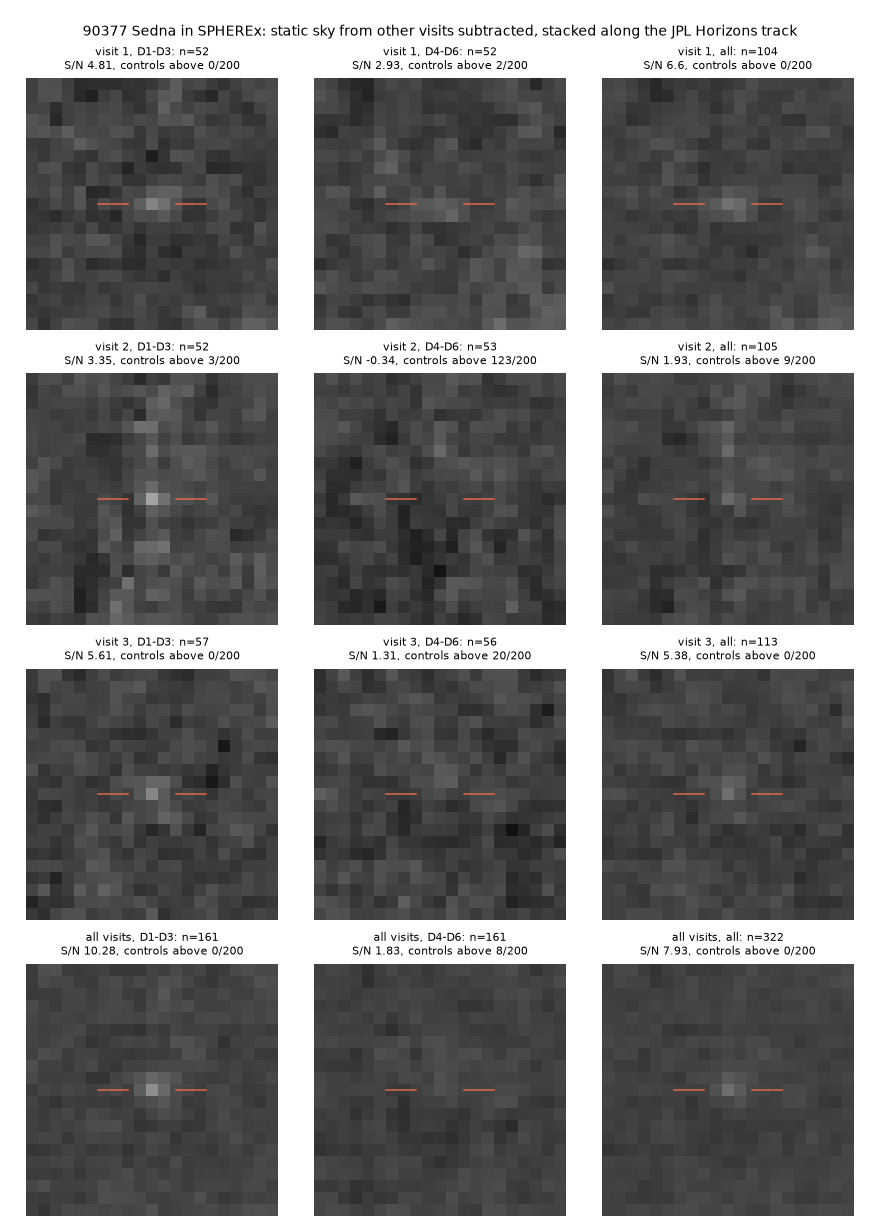

The Python source for this figure:
"""Can SPHEREx see 90377 Sedna if we stack every exposure along its known track?

Sedna (V about 20.8 at 83 au) should be far below one exposure's reach. Near
quadrature, where SPHEREx looks, it moves only a few pixels within a visit, so the
stars around it cannot be rejected by stacking that visit alone. This probe:

1. asks JPL Horizons where Sedna was, seen from SPHEREx, at every exposure covering it;
2. builds, for each visit and detector, an image of the static sky over Sedna's path
   from exposures of the same patch taken in other visits, months away, when Sedna
   was degrees off (median, each exposure in units of its own noise);
3. resamples every Sedna exposure on the same large grid, subtracts that static sky,
   and cuts a stamp centred on Sedna at the exposure's instant;
4. stacks the stamps with outlier rejection, per visit and for all visits.

Control: the same stamps cut along 200 tracks with Sedna's motion, shifted 1-4
arcmin in random directions, give the spread of "detections" where nothing is.

Code written with AI assistance (Claude); see AI_USAGE.md.
"""
import json
import sys
import warnings
from concurrent.futures import ThreadPoolExecutor
from pathlib import Path

import matplotlib

matplotlib.use("Agg")
import matplotlib.pyplot as plt
import numpy as np
from scipy.ndimage import map_coordinates

sys.path.insert(0, str(Path(__file__).resolve().parents[1] / "service"))
warnings.filterwarnings("ignore")
from sedna.archive import horizons  # noqa: E402
from sedna.archive.cutout import read_cutout  # noqa: E402
from sedna.archive.skyindex import SkyIndex  # noqa: E402
from sedna.focus_service import body_visits  # noqa: E402
from sedna.science.stack import Grid, resample, robust_mean  # noqa: E402

IDENT = "90377"
BIG = 121  # static-sky grid per visit, 12.4 arcmin: Sedna's path within a visit plus the control offsets
STAMP = 21
CONTROLS = 200
rng = np.random.default_rng(3)

ix = SkyIndex.load()
visits = body_visits(ix, IDENT, detectors=(1, 2, 3, 4, 5, 6))
hits = [h for v in visits for h in v]
eph = horizons.at_times(IDENT, [h.mjd for h in hits])
track = {id(h): (float(eph["ra"][i]), float(eph["dec"][i])) for i, h in enumerate(hits)}
print(f"Sedna: {len(visits)} visits, {len(hits)} detector images, {np.median(eph['delta']):.1f} au")
angles = rng.uniform(0, 2 * np.pi, CONTROLS)
radii = rng.uniform(60, 240, CONTROLS)  # arcsec


def normalised(cut):
    f = np.isfinite(cut.image)
    if f.mean() < 0.5:
        return None
    med = np.median(cut.image[f])
    noise = 1.4826 * np.median(np.abs(cut.image[f] - med))
    if not noise > 0:
        return None
    cut.image = ((cut.image - med) / noise).astype(np.float32)
    return cut


def on_grid(h, grid, centre):
    try:
        cut = read_cutout(h.key, *centre, half=int(BIG * 0.75) + 4)
    except Exception:
        return None
    if cut is None or normalised(cut) is None:
        return None
    return resample(cut, *grid.sky())


visit_data = []
for vi, visit in enumerate(visits):
    pts = np.array([track[id(h)] for h in visit])
    centre = (float(np.median(pts[:, 0])), float(np.median(pts[:, 1])))
    grid = Grid(*centre, BIG)
    t0, t1 = visit[0].mjd - 20, visit[-1].mjd + 20
    others = [h for h in ix.lookup(*centre) if not (t0 <= h.mjd <= t1)]
    with ThreadPoolExecutor(24) as pool:
        sedna_planes = list(pool.map(lambda h: on_grid(h, grid, centre), visit))
        other_planes = list(pool.map(lambda h: on_grid(h, grid, centre), others))
    static = {}
    for det in range(1, 7):
        planes = [p for h, p in zip(others, other_planes) if p is not None and h.det == det]
        if len(planes) >= 3:
            static[det] = np.nanmedian(np.array(planes), axis=0)
    usable = [(h, p) for h, p in zip(visit, sedna_planes) if p is not None and h.det in static]
    print(f"visit {vi + 1}: {len(visit)} Sedna exposures ({len(usable)} usable), {len(others)} exposures of the same sky from other visits")
    visit_data.append((grid, static, usable))

c = STAMP // 2
yy, xx = np.mgrid[-c : c + 1, -c : c + 1]
rr = np.hypot(xx, yy)


def stamps_for(k):
    """Residual stamps along track k (0 is Sedna's own track), with visit and detector."""
    out = []
    for vi, (grid, static, usable) in enumerate(visit_data):
        for h, plane in usable:
            ra, dec = track[id(h)]
            if k:
                ra += radii[k - 1] * np.cos(angles[k - 1]) / 3600 / np.cos(np.radians(dec))
                dec += radii[k - 1] * np.sin(angles[k - 1]) / 3600
            px, py = (float(np.asarray(v).ravel()[0]) for v in grid.pixel_of(ra, dec))
            coords = [yy + py, xx + px]
            resid = map_coordinates(np.nan_to_num(plane - static[h.det], nan=np.nan), coords, order=1, mode="constant", cval=np.nan)
            if np.isfinite(resid).mean() > 0.8:
                out.append((vi, h.det, resid))
    return out


def snr(stack):
    if stack is None or not np.isfinite(stack).any():
        return float("nan")
    s = np.nan_to_num(stack - np.nanmedian(stack[rr > 4]))
    box = sum(np.roll(np.roll(s, dy, 0), dx, 1) for dy in (-1, 0, 1) for dx in (-1, 0, 1))
    ring = box[(rr > 4) & (rr < c - 1)]
    return float(box[c, c] / (1.4826 * np.median(np.abs(ring - np.median(ring)))))


with ThreadPoolExecutor(8) as pool:
    per_track = list(pool.map(stamps_for, range(CONTROLS + 1)))

sets = [(f"visit {v + 1}", (lambda vi, v=v: vi == v)) for v in range(len(visits))] + [("all visits", lambda vi: True)]
dets = {"D1-D3": (1, 2, 3), "D4-D6": (4, 5, 6), "all": (1, 2, 3, 4, 5, 6)}
report = {"visits": len(visits), "distance_au": round(float(np.median(eph["delta"])), 1), "results": []}
stacks = {}
for sname, pick in sets:
    for dname, dd in dets.items():
        def stack_for(k):
            planes = [r for vi, d, r in per_track[k] if pick(vi) and d in dd]
            return (robust_mean(np.array(planes)) if len(planes) >= 3 else None), len(planes)

        s0, n = stack_for(0)
        stacks[(sname, dname)] = s0
        ctrl = np.array([v for v in (snr(stack_for(k)[0]) for k in range(1, CONTROLS + 1)) if np.isfinite(v)])
        val = snr(s0)
        res = {"set": sname, "detectors": dname, "exposures": n, "snr": round(val, 2), "control_sd": round(float(ctrl.std()), 2), "control_max": round(float(ctrl.max()), 2), "controls_at_or_above": int((ctrl >= val).sum()), "controls": len(ctrl)}
        report["results"].append(res)
        print(res)

fig, axes = plt.subplots(len(sets), 3, figsize=(8, 2.8 * len(sets)))
for i, (sname, _) in enumerate(sets):
    for j, dname in enumerate(dets):
        ax = axes[i, j]
        ax.axis("off")
        s = stacks[(sname, dname)]
        if s is not None:
            ax.imshow(s, origin="lower", cmap="gray", vmin=-0.4, vmax=1.2, interpolation="nearest")
            ax.plot([c - 4.5, c - 2], [c, c], color="#e0694a", lw=1)
            ax.plot([c + 2, c + 4.5], [c, c], color="#e0694a", lw=1)
        r = next(x for x in report["results"] if x["set"] == sname and x["detectors"] == dname)
        ax.set_title(f"{sname}, {dname}: n={r['exposures']}\nS/N {r['snr']}, controls above {r['controls_at_or_above']}/{r['controls']}", fontsize=7)
fig.suptitle("90377 Sedna in SPHEREx: static sky from other visits subtracted, stacked along the JPL Horizons track", fontsize=9)
fig.tight_layout()
fig.savefig(Path(__file__).with_suffix(".png"), dpi=110)
np.save(Path(__file__).with_name("p16_sedna_stacks.npy"), np.array([stacks[(s, "D1-D3")] if stacks[(s, "D1-D3")] is not None else np.full((STAMP, STAMP), np.nan) for s, _ in sets]))
Path(__file__).with_suffix(".json").write_text(json.dumps(report, indent=1))
print("saved")
